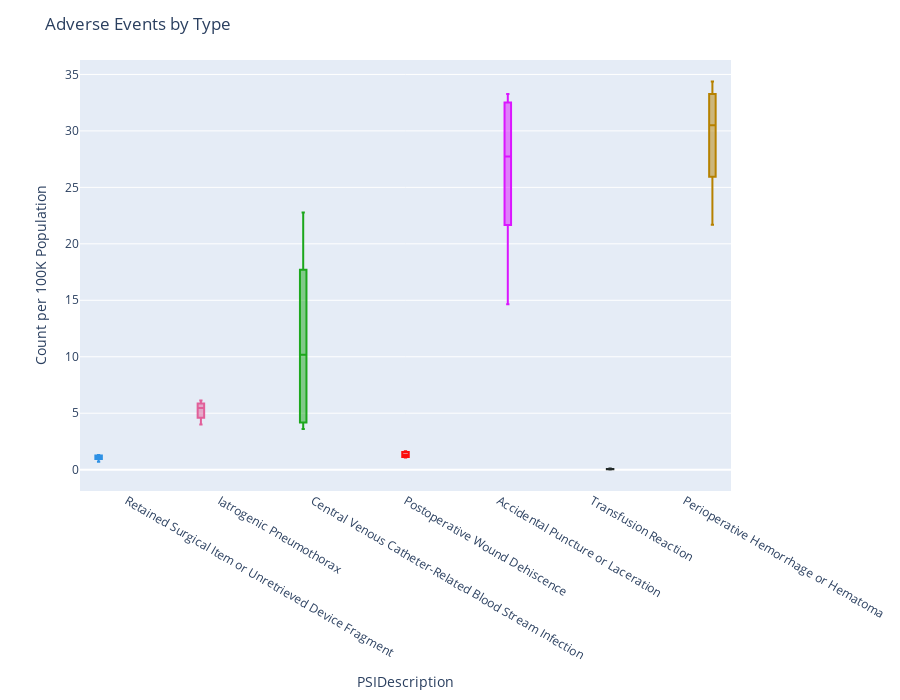

The notebook cell this image was saved under:
### Markdown cell above
We can see from  the chart above that **Perioperative Hemorrhage / Hematoma** and **Accidental Puncture / Laceration** occur on a significantly higher basis than our other adverse events. **Transfusion Reaction** has a *very* low Obs Rate (it is important to note that there is less population receiving transfusions compared to the opportunities for the other events). **Retained Surgical Item** and **Postoperative Wound Dehiscence** also happen on a low rate.

### Code cell
# Plotting.

fig = px.box(adv_statewide, x='PSIDescription', y='ObsRate', color='PSIDescription',
            color_discrete_sequence=px.colors.qualitative.Dark24)

# Layout adjustments.

fig.update_layout(title='Adverse Events by Type', yaxis_title='Count per 100K Population', 
                  height=700, showlegend=False)

fig.for_each_trace(lambda t: t.update(name=t.name.replace("PSIDescription=", "")))

fig.show()

### Figure 1 — Plotly figure (JSON) as saved in the notebook; plotly's stock layout.template omitted (floating-point values rounded to 4 significant figures)
{"data": [{"alignmentgroup": "True", "hoverlabel": {"namelength": 0}, "hovertemplate": "PSIDescription=%{x}<br>ObsRate=%{y}", "legendgroup": "PSIDescription=Retained Surgical Item or Unretrieved Device Fragment", "marker": {"color": "#2E91E5"}, "name": "Retained Surgical Item or Unretrieved Device Fragment", "notched": false, "offsetgroup": "PSIDescription=Retained Surgical Item or Unretrieved Device Fragment", "orientation": "v", "showlegend": true, "type": "box", "x": ["Retained Surgical Item or Unretrieved Device Fragment", "Retained Surgical Item or Unretrieved Device Fragment", "Retained Surgical Item or Unretrieved Device Fragment", "Retained Surgical Item or Unretrieved Device Fragment", "Retained Surgical Item or Unretrieved Device Fragment", "Retained Surgical Item or Unretrieved Device Fragment", "Retained Surgical Item or Unretrieved Device Fragment", "Retained Surgical Item or Unretrieved Device Fragment", "Retained Surgical Item or Unretrieved Device Fragment", "Retained Surgical Item or Unretrieved Device Fragment", "Retained Surgical Item or Unretrieved Device Fragment"], "x0": " ", "xaxis": "x", "y": [1.21, 1.28, 1.31, 1.27, 1.11, 1.04, 1.07, 1.04, 0.9, 0.81, 0.71], "y0": " ", "yaxis": "y"}, {"alignmentgroup": "True", "hoverlabel": {"namelength": 0}, "hovertemplate": "PSIDescription=%{x}<br>ObsRate=%{y}", "legendgroup": "PSIDescription=Iatrogenic Pneumothorax", "marker": {"color": "#E15F99"}, "name": "Iatrogenic Pneumothorax", "notched": false, "offsetgroup": "PSIDescription=Iatrogenic Pneumothorax", "orientation": "v", "showlegend": true, "type": "box", "x": ["Iatrogenic Pneumothorax", "Iatrogenic Pneumothorax", "Iatrogenic Pneumothorax", "Iatrogenic Pneumothorax", "Iatrogenic Pneumothorax", "Iatrogenic Pneumothorax", "Iatrogenic Pneumothorax", "Iatrogenic Pneumothorax", "Iatrogenic Pneumothorax", "Iatrogenic Pneumothorax", "Iatrogenic Pneumothorax"], "x0": " ", "xaxis": "x", "y": [6.13, 5.88, 6.04, 5.8, 5.46, 5.64, 5.07, 5.1, 4.44, 4.19, 4.0], "y0": " ", "yaxis": "y"}, {"alignmentgroup": "True", "hoverlabel": {"namelength": 0}, "hovertemplate": "PSIDescription=%{x}<br>ObsRate=%{y}", "legendgroup": "PSIDescription=Central Venous Catheter-Related Blood Stream Infection", "marker": {"color": "#1CA71C"}, "name": "Central Venous Catheter-Related Blood Stream Infection", "notched": false, "offsetgroup": "PSIDescription=Central Venous Catheter-Related Blood Stream Infection", "orientation": "v", "showlegend": true, "type": "box", "x": ["Central Venous Catheter-Related Blood Stream Infection", "Central Venous Catheter-Related Blood Stream Infection", "Central Venous Catheter-Related Blood Stream Infection", "Central Venous Catheter-Related Blood Stream Infection", "Central Venous Catheter-Related Blood Stream Infection", "Central Venous Catheter-Related Blood Stream Infection", "Central Venous Catheter-Related Blood Stream Infection", "Central Venous Catheter-Related Blood Stream Infection", "Central Venous Catheter-Related Blood Stream Infection", "Central Venous Catheter-Related Blood Stream Infection", "Central Venous Catheter-Related Blood Stream Infection"], "x0": " ", "xaxis": "x", "y": [22.78, 21.7, 19.66, 11.85, 11.42, 10.18, 7.75, 4.43, 4.1, 4.05, 3.61], "y0": " ", "yaxis": "y"}, {"alignmentgroup": "True", "hoverlabel": {"namelength": 0}, "hovertemplate": "PSIDescription=%{x}<br>ObsRate=%{y}", "legendgroup": "PSIDescription=Postoperative Wound Dehiscence", "marker": {"color": "#FB0D0D"}, "name": "Postoperative Wound Dehiscence", "notched": false, "offsetgroup": "PSIDescription=Postoperative Wound Dehiscence", "orientation": "v", "showlegend": true, "type": "box", "x": ["Postoperative Wound Dehiscence", "Postoperative Wound Dehiscence", "Postoperative Wound Dehiscence", "Postoperative Wound Dehiscence", "Postoperative Wound Dehiscence", "Postoperative Wound Dehiscence", "Postoperative Wound Dehiscence", "Postoperative Wound Dehiscence", "Postoperative Wound Dehiscence", "Postoperative Wound Dehiscence", "Postoperative Wound Dehiscence"], "x0": " ", "xaxis": "x", "y": [1.63, 1.59, 1.64, 1.53, 1.41, 1.3, 1.29, 1.16, 1.12, 1.09, 1.08], "y0": " ", "yaxis": "y"}, {"alignmentgroup": "True", "hoverlabel": {"namelength": 0}, "hovertemplate": "PSIDescription=%{x}<br>ObsRate=%{y}", "legendgroup": "PSIDescription=Accidental Puncture or Laceration", "marker": {"color": "#DA16FF"}, "name": "Accidental Puncture or Laceration", "notched": false, "offsetgroup": "PSIDescription=Accidental Puncture or Laceration", "orientation": "v", "showlegend": true, "type": "box", "x": ["Accidental Puncture or Laceration", "Accidental Puncture or Laceration", "Accidental Puncture or Laceration", "Accidental Puncture or Laceration", "Accidental Puncture or Laceration", "Accidental Puncture or Laceration", "Accidental Puncture or Laceration", "Accidental Puncture or Laceration", "Accidental Puncture or Laceration", "Accidental Puncture or Laceration", "Accidental Puncture or Laceration"], "x0": " ", "xaxis": "x", "y": [32.96, 33.26, 33.03, 31.14, 27.95, 27.73, 25.93, 24.18, 20.82, 16.67, 14.65], "y0": " ", "yaxis": "y"}, {"alignmentgroup": "True", "hoverlabel": {"namelength": 0}, "hovertemplate": "PSIDescription=%{x}<br>ObsRate=%{y}", "legendgroup": "PSIDescription=Transfusion Reaction", "marker": {"color": "#222A2A"}, "name": "Transfusion Reaction", "notched": false, "offsetgroup": "PSIDescription=Transfusion Reaction", "orientation": "v", "showlegend": true, "type": "box", "x": ["Transfusion Reaction", "Transfusion Reaction", "Transfusion Reaction", "Transfusion Reaction", "Transfusion Reaction", "Transfusion Reaction", "Transfusion Reaction", "Transfusion Reaction", "Transfusion Reaction", "Transfusion Reaction", "Transfusion Reaction"], "x0": " ", "xaxis": "x", "y": [0.07, 0.07, 0.05, 0.04, 0.03, 0.02, 0.11, 0.1, 0.05, 0.05, 0.04], "y0": " ", "yaxis": "y"}, {"alignmentgroup": "True", "hoverlabel": {"namelength": 0}, "hovertemplate": "PSIDescription=%{x}<br>ObsRate=%{y}", "legendgroup": "PSIDescription=Perioperative Hemorrhage or Hematoma", "marker": {"color": "#B68100"}, "name": "Perioperative Hemorrhage or Hematoma", "notched": false, "offsetgroup": "PSIDescription=Perioperative Hemorrhage or Hematoma", "orientation": "v", "showlegend": true, "type": "box", "x": ["Perioperative Hemorrhage or Hematoma", "Perioperative Hemorrhage or Hematoma", "Perioperative Hemorrhage or Hematoma", "Perioperative Hemorrhage or Hematoma", "Perioperative Hemorrhage or Hematoma", "Perioperative Hemorrhage or Hematoma", "Perioperative Hemorrhage or Hematoma", "Perioperative Hemorrhage or Hematoma", "Perioperative Hemorrhage or Hematoma", "Perioperative Hemorrhage or Hematoma", "Perioperative Hemorrhage or Hematoma"], "x0": " ", "xaxis": "x", "y": [34.37, 34.12, 32.97, 33.37, 31.77, 30.51, 28.9, 28.05, 25.23, 23.65, 21.68], "y0": " ", "yaxis": "y"}], "layout": {"boxmode": "group", "height": 700, "legend": {"tracegroupgap": 0}, "margin": {"t": 60}, "showlegend": false, "title": {"text": "Adverse Events by Type"}, "xaxis": {"anchor": "y", "categoryarray": ["Retained Surgical Item or Unretrieved Device Fragment", "Iatrogenic Pneumothorax", "Central Venous Catheter-Related Blood Stream Infection", "Postoperative Wound Dehiscence", "Accidental Puncture or Laceration", "Transfusion Reaction", "Perioperative Hemorrhage or Hematoma"], "categoryorder": "array", "domain": [0.0, 1.0], "title": {"text": "PSIDescription"}}, "yaxis": {"anchor": "x", "domain": [0.0, 1.0], "title": {"text": "Count per 100K Population"}}}}
